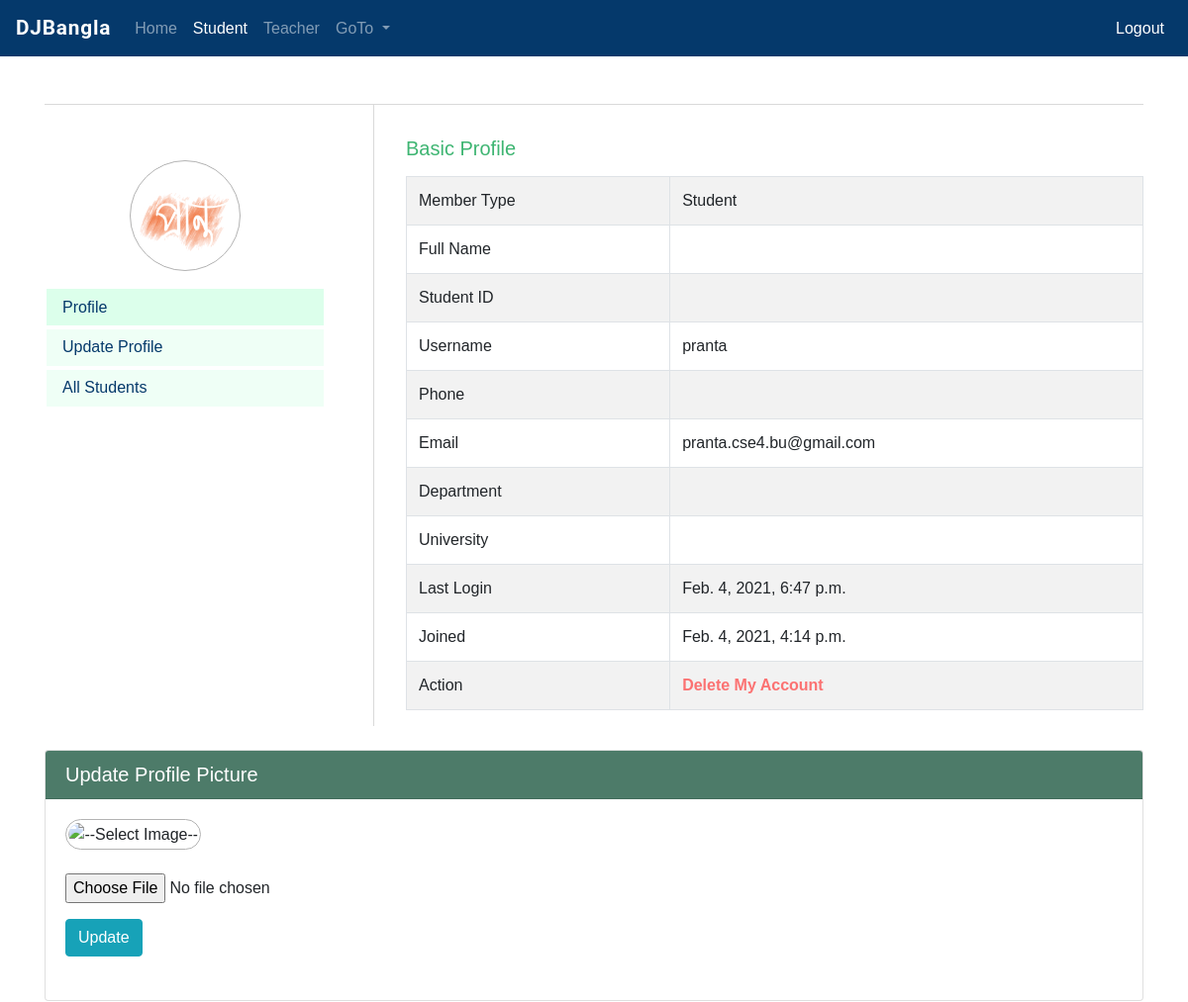
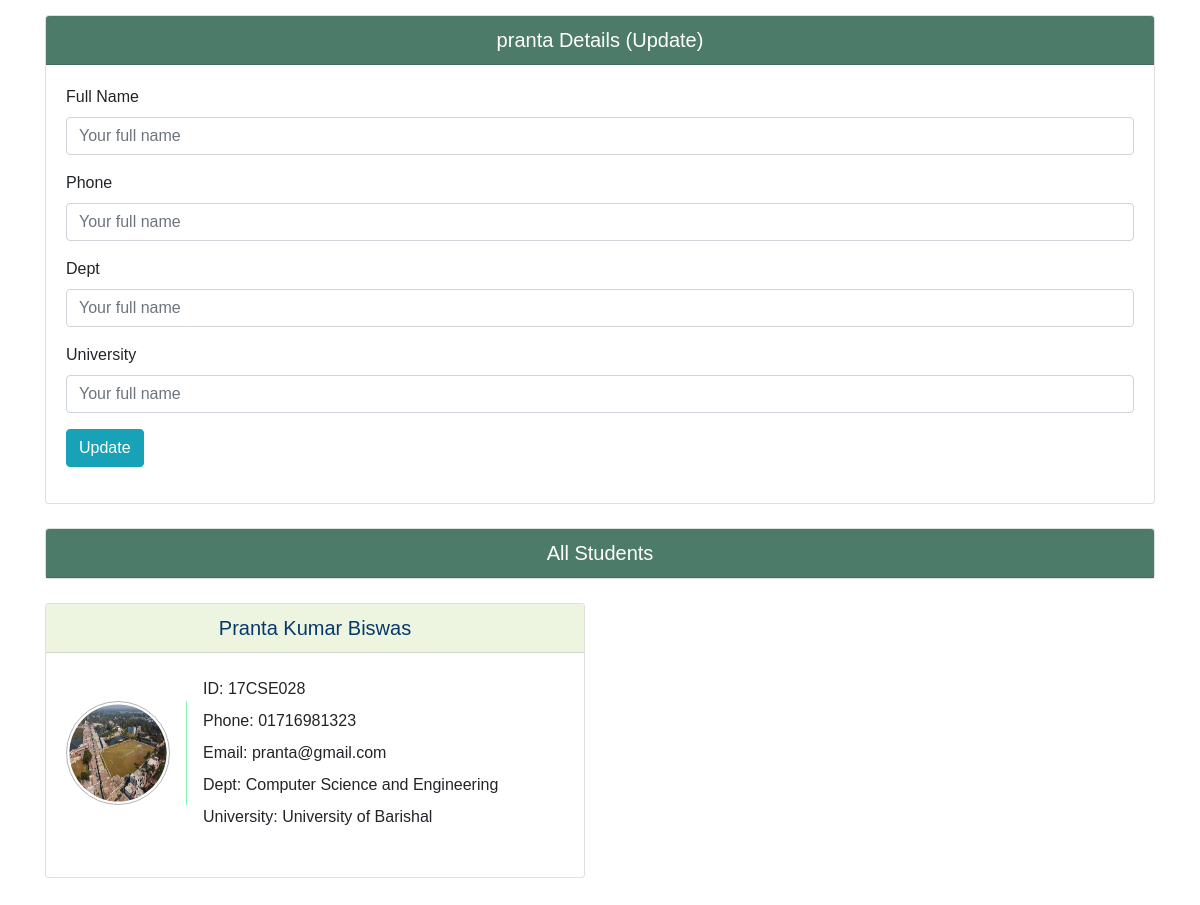
Screenshot of /multiauth/student/ (signed in) with the database file from the repository (2 pictures, top to bottom).
### multiauth/models.py (models this page shows)
class User(AbstractUser):
    is_student = models.BooleanField(default=False)
    is_teacher = models.BooleanField(default=False)

class Student(models.Model):
    user = models.OneToOneField(User, on_delete=models.CASCADE, primary_key=True)
    name = models.CharField(max_length=254)
    student_id = models.CharField(max_length=50, unique=True)
    phone = models.CharField(max_length=11)
    dept = models.CharField(max_length=150)
    university = models.CharField(max_length=150)

class UserProfileImage(models.Model):
    user = models.OneToOneField(User, on_delete=models.CASCADE, primary_key=True)
    image = models.ImageField(upload_to="uploaded_image/user")

### multiauth/decorators.py (the view)
    def wrapper(request, *args, **kwargs):
        user = request.user
        if True == user.is_superuser:
            return function(request, *args, **kwargs)
        elif True != user.is_student:
            return redirect('no_access')
        else:
            return function(request, *args, **kwargs)

### multiauth/views.py (called while the page is built)
@login_required(login_url='multiauth_login')
@student_required
def multiauth_student(request):
    user = request.user
    allstudents = User.objects.filter(is_student=True)
    profilepictures = UserProfileImage.objects.all()
    profile = UserProfileImage.objects.filter(user=user)
    diction = {'user':user, 'allstudents':allstudents, 'profilepictures':profilepictures}
    if profile:
        profile = UserProfileImage.objects.get(user=user)
        diction = {'user':user, 'profile':profile, 'allstudents':allstudents, 'profilepictures':profilepictures}
    return render(request, 'multiauth/student.html', context=diction)

### templates/multiauth/student.html (shortened to what this page needs)
{% extends 'multiauth/base.html' %}
{% load static %}
{% block studentactive %}
    active
{% endblock studentactive %}
{% block body %}
<div class="container">
    <div class="profilepage">
        <div class="userside">
            <div class="profilepic">
                {% if user.userprofileimage.image %}
                    <img src="{{ user.userprofileimage.image.url }}" alt="profile"  >
                {% else %}
                    <img src="{% static 'img/logo.png' %}" alt="profile" >
                {% endif %}
            </div>
            <div class="profileuserlinks">
                <a href="#" class="profileuserlinks_active">Profile</a>
            <a href="#updateprofile">Update Profile</a>
            <a href="#allstudents">All Students</a>
            </div>
        </div>
        <div class="profileside">
            <h5>Basic Profile</h5>
            <div class="profiledetails">
                <table class="table table-striped table-bordered">
                    <tr>
                        <td>Member Type</td>
                        <td>Student</td>
                    </tr>
                    <tr>
                        <td>Full Name</td>
                        <td>{{user.student.name}}</td>
                    </tr>
                    <tr>
                        <td>Student ID</td>
                        <td>{{user.student.student_id}}</td>
                    </tr>
                    <tr>
                        <td>Username</td>
                        <td>{{user.username}}</td>
                    </tr>
                    <tr>
                        <td>Phone</td>
                        <td>{{user.student.phone}}</td>
                    </tr>
                    <tr>
                        <td>Email</td>
                        <td>{{user.email}}</td>
                    </tr>
                    <tr>
                        <td>Department</td>
                        <td>{{user.student.dept}}</td>
                    </tr>
                    <tr>
                        <td>University</td>
                        <td>{{user.student.university}}</td>
                    </tr>
                    <tr>
                        <td>Last Login </td>
                        <td>{{user.last_login}}</td>
                    </tr>
                    <tr>
                        <td>Joined</td>
                        <td>{{user.date_joined}}</td>
                    </tr>
                    <tr>
                        <td>Action</td>
                        <td>
                            <form action="{% url 'delete_my_account' %}" method="POST" class="d-inline">
                                <button class="profiledangerbtn">Delete My Account</button>
                            </form>
                        </td>
                    </tr>
                </table>
            </div>
        </div>
    </div>
</div>
<br>
<div class="container" id="updateprofile">
    <div class="card mb-3">
        <div class="card-header mycardheader">
            <h5>Update Profile Picture</h5>
        </div>
        <div class="card-body">
                <form action="{% url 'update_student_profile_picture' %}" method="POST" enctype="multipart/form-data">
                    <div class="form-group">
                        <img id="blah" src="#" alt="--Select Image--"  class="imageview" /><br><br>
                        <input type='file' name="image" class="form-control-file" onchange="readURL(this);" />
                        <button class="btn btn-info mt-3 mb-2">Update</button>
                    </div>
                </form>
        </div>
    </div>
</div>
<div class="container">
    <div class="id_my_details">
        <div class="card">
            <div class="card-header mycardheader">
                <h5 class="text-center">{{ user.username }} Details (Update)</h5>
            </div>
            <div class="card-body">
                <form action="{% url 'update_student_details' %}" method="POST">
                    <div class="form-group">
                        <label>Full Name</label>
                        <input type="text" class="form-control mb-3" required  value="{{ user.student.name }}" name="name" placeholder="Your full name" >
                        <label>Phone</label>
                        <input type="text" class="form-control mb-3" required  value="{{ user.student.phone }}" name="phone" placeholder="Your full name" >
                        <label>Dept</label>
                        <input type="text" class="form-control mb-3" required  value="{{ user.student.dept }}" name="dept" placeholder="Your full name" >
                        <label>University</label>
                        <input type="text" class="form-control mb-3" required  value="{{ user.student.university }}" name="university" placeholder="Your full name" >
                        <button class="btn btn-info">Update</button>
                    </div>
                </form>
            </div>
        </div>
    </div>
<div class="card mt-4">
    <div class="card-header mycardheader">
        <h5 class="text-center">All Students</h5>
    </div>
</div>
    <div class="others_id mt-3" id="allstudents">
        <div class="row">
            {% for students in allstudents %}
            <div class="col-md-6">
                <div class="card mt-2">
                    <div class="card-header mycardheader1">
                        <h5 class="text-center">{{ students.student.name }}</h5>
                    </div>
                    <div class="card-body ">
                        <div class="myprofilecard">
                            <div class="cardprofilepic">
                                {% if students.userprofileimage.image %}
                                    <img src="{{students.userprofileimage.image.url}}" >
                                {% else %}
                                    <img src="{% static 'img/logo.png' %}" alt="profile" >
                                {% endif %}
                            </div>
                            <div class="card_details">
                                <p>ID: {{students.student.student_id}}</p>
                                <p>Phone: {{students.student.phone}}</p>
                                <p>Email: {{students.email}}</p>
                                <p>Dept: {{students.student.dept}}</p>
                                <p>University: {{students.student.university}}</p>
                            </div>
                        </div>
                        <br>
                    </div>
                </div>
            </div>
            {% endfor %}
        </div>
    </div>
</div>
    <br><br>
{% endblock body %}

### static/css/basestyle.css (style rules this page uses)
* { margin: 0; padding: 0; }
:root { --roboto: "Roboto", sans-serif; --engfont: "Raleway", sans-serif; --banglafont: "Hind Siliguri", sans-serif; --bg: #5cdb94; --darkcolor: #05396b; --lightcolor: #edf5e0; --btn: #389583; --btnhover: #edf5e0; --dj: #0c4b33; }
body { margin: 0; padding: 0; font-family: var(--banglafont); }
p { margin-top: 0; margin-bottom: 1rem; margin: 0; padding: 0; line-height: 2.3rem; font-size: 1.2rem; text-align: justify; }

### static/css/crudsearch.css (style rules this page uses)
* { margin: 0; padding: 0; }
:root { --roboto: "Roboto", sans-serif; --engfont: "Raleway", sans-serif; --banglafont: "Hind Siliguri", sans-serif; --bg: #5cdb94; --darkcolor: #05396b; --lightcolor: #edf5e0; --btn: #389583; --btnhover: #edf5e0; --dj: #0c4b33; --djlite: #4d7b69; }
.mycardheader { background: var(--djlite) !important; background-color: var(--djlite) !important; color: white; }
h5 { margin: 0; }
.mycardheader1 { background: var(--lightcolor); color: var(--darkcolor); }

### static/css/multiauth.css (style rules this page uses)
* { margin: 0; padding: 0; scroll-behavior: smooth; }
:root { --roboto: "Roboto", sans-serif; --engfont: "Ubuntu", sans-serif; --banglafont: "Hind Siliguri", sans-serif; --bg: #5cdb94; --darkcolor: #05396b; --lightcolor: #edf5e0; --btn: #389583; --btnhover: #edf5e0; --dj: #0c4b33; }
.profilepage { display: flex; flex-direction: row; flex-wrap: wrap; margin-top: 3rem; border-top: 1px solid #d9d9d9; }
.userside { flex: 30%; display: flex; flex-direction: column; padding-right: 3rem; border-right: 1px solid #d9d9d9; padding-top: 2rem; }
.profileside { flex: 70%; padding-left: 2rem; padding-top: 2rem; }
.profileuserlinks { display: flex; flex-direction: column; }
.profileuserlinks a { background: #eefff6eb; color: var(--darkcolor); margin: 2px; padding: .4rem 1rem; font-family: var(--engfont); font-weight: 500; }
.profileuserlinks_active { background: #dcffeb !important; }
.profilepic { text-align: center; margin: 1rem; }
.profilepic img { border-radius: 30rem !important; height: 7rem; width: 7rem; padding: .15rem; border: 1px solid #b3b3b3; }
.profileside h5 { color: #3eb572; padding-bottom: 1rem; }
.profiledangerbtn { border: 0px; color: #ff3e3eb5; font-weight: 700; background: none; }
.myprofilecard { display: flex; flex-direction: row; align-items: center; }
.cardprofilepic img { border-radius: 30rem !important; height: 6.5rem; width: 6.5rem; padding: .15rem; border: 1px solid #b3b3b3; }
.cardprofilepic { padding-right: 1rem; border-right: 1px solid #80fab5; }
.card_details { padding-left: 1rem; }
.card_details p { line-height: 2rem; font-size: 1rem; font-weight: 500; font-family: var(--engfont); }
.imageview { border-radius: 30rem !important; height: 7rem; width: 7rem; padding: .15rem; border: 1px solid #b3b3b3; }

### rows the page displays
User: username "pranta", email "pranta.cse4.bu@gmail.com", last_login "Feb. 4, 2021, 6:47 p.m.", date_joined "Feb. 4, 2021, 4:14 p.m."
User: student.name "Pranta Kumar Biswas", userprofileimage.image (picture), student.student_id "17CSE028", student.phone "01716981323", email "pranta@gmail.com", student.dept "Computer Science and Engineering", student.university "University of Barishal"
